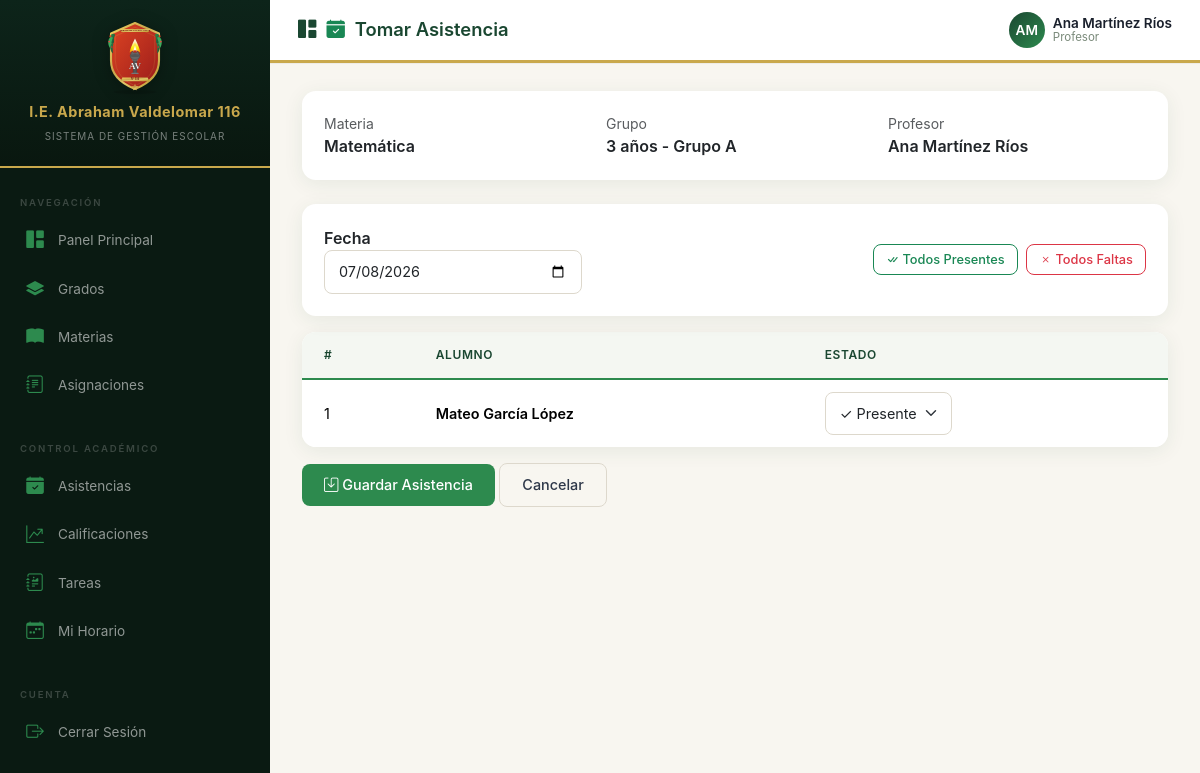
Screenshot of /asistencias/tomar/11/ (signed in) with the database file from the repository.
### usuarios/models.py (models this page shows, shortened)
class Usuario(AbstractUser):
    TIPO_USUARIO = [
        ('admin', 'Administrador'),
        ('director', 'Director'),
        ('profesor', 'Profesor'),
        ('alumno', 'Alumno'),
        ('padre', 'Padre de Familia'),
    ]
    rol = models.CharField(max_length=20, choices=TIPO_USUARIO, default='alumno')
    dni = models.CharField(max_length=8, unique=True, blank=True, null=True, verbose_name='DNI')
    telefono = models.CharField(max_length=15, blank=True, null=True)
    direccion = models.TextField(blank=True, null=True)
    foto = models.ImageField(upload_to='fotos/', blank=True, null=True)
    especialidad = models.CharField(max_length=200, blank=True, null=True, verbose_name='Especialidad')
    titulo_profesional = models.CharField(max_length=200, blank=True, null=True, verbose_name='Título Profesional')
    fecha_nacimiento = models.DateField(blank=True, null=True, verbose_name='Fecha de Nacimiento')
    class Meta:
        verbose_name = 'Usuario'
        verbose_name_plural = 'Usuarios'

### academico/models.py (models this page shows, shortened)
class Asignacion(models.Model):
    profesor = models.ForeignKey(
        settings.AUTH_USER_MODEL,
        on_delete=models.CASCADE,
        related_name='asignaciones',
        limit_choices_to={'rol': 'profesor'},
    )
    materia = models.ForeignKey(Materia, on_delete=models.CASCADE, related_name='asignaciones')
    grupo = models.ForeignKey(Grupo, on_delete=models.CASCADE, related_name='asignaciones')
    class Meta:
        verbose_name = 'Asignación'
        verbose_name_plural = 'Asignaciones'
        unique_together = ['profesor', 'materia', 'grupo']

class Materia(models.Model):
    nombre = models.CharField(max_length=100)
    grado = models.ForeignKey(Grado, on_delete=models.CASCADE, related_name='materias')
    class Meta:
        verbose_name = 'Materia'
        verbose_name_plural = 'Materias'

class Grupo(models.Model):
    nombre = models.CharField(max_length=10, help_text="Ej: A, B, C, Único")
    grado = models.ForeignKey(Grado, on_delete=models.CASCADE, related_name='grupos')
    class Meta:
        verbose_name = 'Grupo'
        verbose_name_plural = 'Grupos'
    def __str__(self):
        return f"{self.grado.nombre} - Grupo {self.nombre}"

class Grado(models.Model):
    nombre = models.CharField(max_length=100)
    nivel = models.CharField(max_length=50, choices=[
        ('preescolar', 'Preescolar'),
        ('primaria', 'Primaria'),
        ('secundaria', 'Secundaria'),
    ])
    orden = models.IntegerField(help_text="Orden del grado (1, 2, 3, etc.)")
    class Meta:
        verbose_name = 'Grado'
        verbose_name_plural = 'Grados'
        ordering = ['nivel', 'orden']

### asistencias/views.py (the view, shortened to what this page needs)
# urls.py: path('tomar/<int:asignacion_id>/', views.tomar_asistencia, name='tomar_asistencia'),
@login_required
def tomar_asistencia(request, asignacion_id):
    asignacion = get_object_or_404(Asignacion, id=asignacion_id)
    inscripciones = asignacion.grupo.inscripciones.filter(activo=True).select_related('alumno')
    alumnos = [i.alumno for i in inscripciones]
    return render(request, 'asistencias/tomar_asistencia.html', {
        'asignacion': asignacion,
        'alumnos': alumnos,
    })

### templates/asistencias/tomar_asistencia.html (shortened to what this page needs)
{% extends 'base.html' %}
{% block page_title %}<i class="bi bi-calendar-check-fill text-success"></i> Tomar Asistencia{% endblock %}
{% block content %}
{% with section='asistencias' icon='calendar-check-fill' %}
<div class="card mb-4 fade-in">
    <div class="card-body">
        <div class="row">
            <div class="col-md-4">
                <small class="text-muted d-block">Materia</small>
                <span class="fw-semibold">{{ asignacion.materia.nombre }}</span>
            </div>
            <div class="col-md-4">
                <small class="text-muted d-block">Grupo</small>
                <span class="fw-semibold">{{ asignacion.grupo }}</span>
            </div>
            <div class="col-md-4">
                <small class="text-muted d-block">Profesor</small>
                <span class="fw-semibold">{{ asignacion.profesor.get_full_name }}</span>
            </div>
        </div>
    </div>
</div>
<form method="post" class="fade-in">
    <div class="card mb-3">
        <div class="card-body">
            <div class="row align-items-center">
                <div class="col-md-4">
                    <label class="form-label fw-semibold mb-0">Fecha</label>
                    <input type="date" name="fecha" class="form-control" value="{% now 'Y-m-d' %}">
                </div>
                <div class="col-md-8 text-end">
                    <button type="button" class="btn btn-sm btn-outline-success me-1" onclick="marcarTodos('presente')">
                        <i class="bi bi-check-all"></i> Todos Presentes
                    </button>
                    <button type="button" class="btn btn-sm btn-outline-danger" onclick="marcarTodos('falta')">
                        <i class="bi bi-x"></i> Todos Faltas
                    </button>
                </div>
            </div>
        </div>
    </div>
    <div class="table-container">
        <table class="table">
            <thead>
                <tr><th>#</th><th>Alumno</th><th>Estado</th></tr>
            </thead>
            <tbody>
                {% for alumno in alumnos %}
                <tr>
                    <td>{{ forloop.counter }}</td>
                    <td class="fw-semibold">{{ alumno.get_full_name }}</td>
                    <td>
                        <select name="estado_{{ alumno.id }}" class="form-select form-select-sm" style="width: auto;">
                            <option value="presente" class="text-success">✓ Presente</option>
                        </select>
                    </td>
                </tr>
                {% endfor %}
            </tbody>
        </table>
    </div>
    <div class="mt-3">
        <button type="submit" class="btn btn-success">
            <i class="bi bi-save"></i> Guardar Asistencia
        </button>
        <a href="{% url 'lista_asignaciones' %}" class="btn btn-outline-secondary">Cancelar</a>
    </div>
</form>
{% endwith %}
{% endblock %}

### templates/base.html (shortened to what this page needs)
<!DOCTYPE html>
<html lang="es">
<head>
    <link href="https://cdn.jsdelivr.net/npm/bootstrap@5.3.3/dist/css/bootstrap.min.css" rel="stylesheet">
    <link rel="stylesheet" href="https://cdn.jsdelivr.net/npm/bootstrap-icons@1.11.3/font/bootstrap-icons.min.css">
    <link rel="stylesheet" href="/static/css/styles.css">
</head>
<body>
{% if user.is_authenticated %}
<div class="wrapper">
    <nav class="sidebar" id="sidebar">
        <div class="sidebar-header">
            <img src="/static/img/escudo.svg" alt="Escudo" class="escudo-img">
            <h3>I.E. Abraham Valdelomar 116</h3>
            <small>Sistema de Gestión Escolar</small>
        </div>
        <div class="sidebar-menu">
            {% if user.rol == 'alumno' %}
            <ul class="nav flex-column">
                <li class="nav-item active">
                    <a class="nav-link" href="{% url 'home' %}">
                        <i class="bi bi-house-fill"></i> Inicio
                    </a>
                </li>
            </ul>
            <div class="menu-label">Académico</div>
            <ul class="nav flex-column">
                <li class="nav-item">
                    <a class="nav-link" href="{% url 'mis_cursos' %}">
                        <i class="bi bi-briefcase-fill"></i> Mis Cursos
                    </a>
                </li>
                <li class="nav-item">
                    <a class="nav-link" href="{% url 'plan_estudios' %}">
                        <i class="bi bi-journal-bookmark-fill"></i> Plan de Estudios
                    </a>
                </li>
                <li class="nav-item">
                    <a class="nav-link" href="{% url 'mis_horarios' %}">
                        <i class="bi bi-clock-fill"></i> Mi Horario
                    </a>
                </li>
                <li class="nav-item">
                    <a class="nav-link" href="{% url 'lista_calificaciones' %}">
                        <i class="bi bi-star-fill"></i> Mis Notas
                    </a>
                </li>
                <li class="nav-item">
                    <a class="nav-link" href="{% url 'mis_asistencias' %}">
                        <i class="bi bi-clipboard2-check-fill"></i> Mi Asistencia
                    </a>
                </li>
                <li class="nav-item">
                    <a class="nav-link" href="{% url 'lista_tareas' %}">
                        <i class="bi bi-journal-text"></i> Tareas
                    </a>
                </li>
                <li class="nav-item">
                    <a class="nav-link" href="{% url 'lista_materias' %}">
                        <i class="bi bi-box-seam-fill"></i> Materiales
                    </a>
                </li>
            </ul>
            <div class="menu-label">Formación</div>
            <ul class="nav flex-column">
                <li class="nav-item">
                    <a class="nav-link disabled" href="#" tabindex="-1" aria-disabled="true" style="opacity:0.45;">
                        <i class="bi bi-heart-fill"></i> Conducta
                    </a>
                </li>
                <li class="nav-item">
                    <a class="nav-link disabled" href="#" tabindex="-1" aria-disabled="true" style="opacity:0.45;">
                        <i class="bi bi-award-fill"></i> Logros
                    </a>
                </li>
            </ul>
            <div class="menu-label">Comunicación</div>
            <ul class="nav flex-column">
                <li class="nav-item">
                    <a class="nav-link disabled" href="#" tabindex="-1" aria-disabled="true" style="opacity:0.45;">
                        <i class="bi bi-megaphone-fill"></i> Comunicados
                    </a>
                </li>
                <li class="nav-item">
                    <a class="nav-link disabled" href="#" tabindex="-1" aria-disabled="true" style="opacity:0.45;">
                        <i class="bi bi-chat-dots-fill"></i> Mensajes
                    </a>
                </li>
            </ul>
            <div class="menu-label">Cuenta</div>
            <ul class="nav flex-column">
                <li class="nav-item">
                    <a class="nav-link" href="{% url 'perfil' %}">
                        <i class="bi bi-person-fill"></i> Mi Perfil
                    </a>
                </li>
                <li class="nav-item">
                    <a class="nav-link disabled" href="#" tabindex="-1" aria-disabled="true" style="opacity:0.45;">
                        <i class="bi bi-gear-fill"></i> Configuración
                    </a>
                </li>
            </ul>
            <div class="sidebar-logout mt-auto">
                <form method="post" action="{% url 'logout' %}" class="d-inline w-100">
                    {% csrf_token %}
                    <button type="submit" class="sidebar-logout-btn">
                        <i class="bi bi-box-arrow-right"></i> Cerrar Sesión
                    </button>
                </form>
            </div>
            {% else %}
            <div class="menu-label">Navegación</div>
            <ul class="nav flex-column">
                <li class="nav-item">
                    <a class="nav-link" href="{% url 'home' %}">
                        <i class="bi bi-grid-1x2-fill"></i> Panel Principal
                    </a>
                </li>
                {% if user.rol == 'admin' or user.rol == 'director' or user.rol == 'profesor' %}
                <li class="nav-item">
                    <a class="nav-link" href="{% url 'lista_grados' %}">
                        <i class="bi bi-layers-fill"></i> Grados
                    </a>
                </li>
                {% endif %}
                <li class="nav-item">
                    <a class="nav-link" href="{% url 'lista_materias' %}">
                        <i class="bi bi-book-fill"></i> Materias
                    </a>
                </li>
                <li class="nav-item">
                    <a class="nav-link" href="{% url 'lista_asignaciones' %}">
                        <i class="bi bi-journal-text"></i> Asignaciones
                    </a>
                </li>
            </ul>
            <div class="menu-label mt-3">Control Académico</div>
            <ul class="nav flex-column">
                {% if user.rol == 'profesor' or user.rol == 'admin' or user.rol == 'director' %}
                <li class="nav-item">
                    <a class="nav-link" href="{% url 'lista_asistencias' %}">
                        <i class="bi bi-calendar-check-fill"></i> Asistencias
                    </a>
                </li>
                <li class="nav-item">
                    <a class="nav-link" href="{% url 'lista_calificaciones' %}">
                        <i class="bi bi-graph-up-arrow"></i> Calificaciones
                    </a>
                </li>
                {% endif %}
                <li class="nav-item">
                    <a class="nav-link" href="{% url 'lista_tareas' %}">
                        <i class="bi bi-journal-richtext"></i> Tareas
                    </a>
                </li>
                {% if user.rol == 'profesor' %}
                <li class="nav-item">
                    <a class="nav-link" href="{% url 'mis_horarios' %}">
                        <i class="bi bi-calendar-week"></i> Mi Horario
                    </a>
                </li>
                {% endif %}
            </ul>
            <div class="menu-label mt-3">Cuenta</div>
            <ul class="nav flex-column">
                <li class="nav-item">
                    <form method="post" action="{% url 'logout' %}" class="d-inline w-100">
                        <button type="submit" class="nav-link w-100 text-start" style="background:none;border:none;">
                            <i class="bi bi-box-arrow-right"></i> Cerrar Sesión
                        </button>
                    </form>
                </li>
            </ul>
            {% endif %}
        </div>
    </nav>
    <div class="content">
        <nav class="top-navbar">
            <div class="d-flex align-items-center gap-3">
                <div class="page-title">
                    <i class="bi bi-{{ icon|default:'grid-1x2-fill' }}"></i>
                    {% block page_title %}Panel Principal{% endblock %}
                </div>
            </div>
            <div class="user-dropdown dropdown">
                <div class="d-flex align-items-center gap-2" data-bs-toggle="dropdown">
                    <div class="user-avatar">
                        {{ user.first_name|first|upper }}{{ user.last_name|first|upper }}
                    </div>
                    <div class="user-info d-none d-md-block">
                        <div class="user-name">{{ user.get_full_name|default:user.username }}</div>
                        <div class="user-role">{{ user.get_rol_display }}</div>
                    </div>
                </div>
            </div>
        </nav>
        <main class="main-content">
            {% block content %}{% endblock %}
        </main>
    </div>
</div>
{% else %}
    {% block auth_content %}{% endblock %}
{% endif %}
</body>
</html>

### rows the page displays
Usuario: first_name|first "A", last_name|first "M", get_full_name "Ana Martínez Ríos", rol "Profesor"
Asignacion: materia.nombre "Matemática", grupo "3 años - Grupo A", profesor.get_full_name "Ana Martínez Ríos"
Usuario: get_full_name "Mateo García López", id "✓ Presente"
